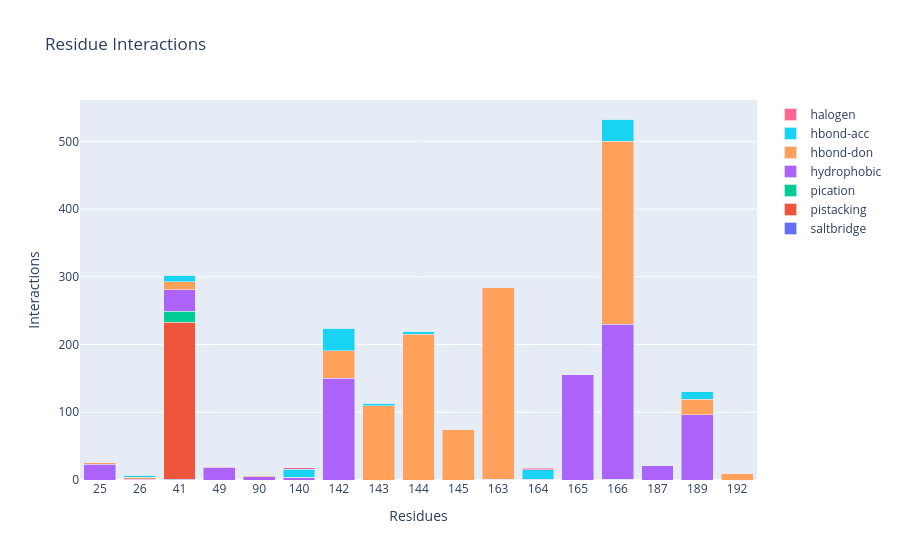

Source (notebook cell):
### Markdown cell above
#### Barplot

### Code cell
fingerprint_barplot(fp_focused)

### Figure 1 — Plotly figure (JSON) as saved in the notebook; plotly's stock layout.template omitted (floating-point values rounded to 4 significant figures)
{"data": [{"name": "saltbridge", "type": "bar", "x": [25, 26, 41, 49, 90, 140, 142, 143, 144, 145, 163, 164, 165, 166, 187, 189, 192], "y": [0, 0, 1, 0, 0, 0, 0, 0, 0, 0, 1, 0, 0, 1, 0, 0, 0]}, {"name": "pistacking", "type": "bar", "x": [25, 26, 41, 49, 90, 140, 142, 143, 144, 145, 163, 164, 165, 166, 187, 189, 192], "y": [0, 0, 232, 0, 0, 0, 0, 0, 0, 0, 0, 0, 0, 0, 0, 0, 0]}, {"name": "pication", "type": "bar", "x": [25, 26, 41, 49, 90, 140, 142, 143, 144, 145, 163, 164, 165, 166, 187, 189, 192], "y": [0, 0, 16, 0, 0, 0, 0, 0, 0, 0, 0, 0, 0, 0, 0, 0, 0]}, {"name": "hydrophobic", "type": "bar", "x": [25, 26, 41, 49, 90, 140, 142, 143, 144, 145, 163, 164, 165, 166, 187, 189, 192], "y": [23, 1, 32, 18, 5, 4, 150, 0, 0, 0, 0, 1, 156, 229, 22, 96, 0]}, {"name": "hbond-don", "type": "bar", "x": [25, 26, 41, 49, 90, 140, 142, 143, 144, 145, 163, 164, 165, 166, 187, 189, 192], "y": [3, 3, 12, 0, 1, 0, 41, 110, 215, 75, 283, 0, 0, 270, 0, 23, 9]}, {"name": "hbond-acc", "type": "bar", "x": [25, 26, 41, 49, 90, 140, 142, 143, 144, 145, 163, 164, 165, 166, 187, 189, 192], "y": [0, 3, 9, 0, 0, 12, 33, 3, 4, 0, 0, 14, 0, 33, 0, 11, 0]}, {"name": "halogen", "type": "bar", "x": [25, 26, 41, 49, 90, 140, 142, 143, 144, 145, 163, 164, 165, 166, 187, 189, 192], "y": [0, 0, 0, 1, 0, 2, 0, 0, 0, 0, 0, 2, 0, 0, 0, 0, 0]}], "layout": {"autosize": true, "barmode": "stack", "title": {"text": "Residue Interactions"}, "xaxis": {"autorange": true, "range": [-0.5, 16.5], "title": {"text": "Residues"}, "type": "category"}, "yaxis": {"autorange": true, "range": [0, 561.1], "title": {"text": "Interactions"}, "type": "linear"}}}
